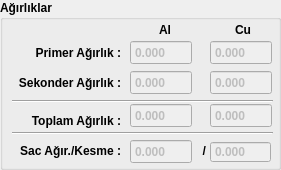
     <widget class="QGroupBox" name="groupBox_2">
      <property name="geometry">
       <rect>
        <x>490</x>
        <y>0</y>
        <width>281</width>
        <height>170</height>
       </rect>
      </property>
      <property name="font">
       <font>
        <weight>75</weight>
        <bold>true</bold>
       </font>
      </property>
      <property name="title">
       <string>Ağırlıklar</string>
      </property>
      <widget class="QLabel" name="label_28">
       <property name="geometry">
        <rect>
         <x>10</x>
         <y>45</y>
         <width>111</width>
         <height>16</height>
        </rect>
       </property>
       <property name="text">
        <string>Primer Ağırlık :</string>
       </property>
       <property name="alignment">
        <set>Qt::AlignRight|Qt::AlignTrailing|Qt::AlignVCenter</set>
       </property>
      </widget>
      <widget class="QDoubleSpinBox" name="doubleSpinBox_primeragirlik_al">
       <property name="enabled">
        <bool>false</bool>
       </property>
       <property name="geometry">
        <rect>
         <x>130</x>
         <y>40</y>
         <width>62</width>
         <height>25</height>
        </rect>
       </property>
       <property name="buttonSymbols">
        <enum>QAbstractSpinBox::NoButtons</enum>
       </property>
       <property name="decimals">
        <number>3</number>
       </property>
       <property name="maximum">
        <double>9999.989999999999782</double>
       </property>
      </widget>
      <widget class="QDoubleSpinBox" name="doubleSpinBox_sekonderagirlik_al">
       <property name="enabled">
        <bool>false</bool>
       </property>
       <property name="geometry">
        <rect>
         <x>130</x>
         <y>70</y>
         <width>62</width>
         <height>25</height>
        </rect>
       </property>
       <property name="buttonSymbols">
        <enum>QAbstractSpinBox::NoButtons</enum>
       </property>
       <property name="decimals">
        <number>3</number>
       </property>
       <property name="maximum">
        <double>9999.989999999999782</double>
       </property>
      </widget>
      <widget class="QLabel" name="label_29">
       <property name="geometry">
        <rect>
         <x>0</x>
         <y>75</y>
         <width>121</width>
         <height>16</height>
        </rect>
       </property>
       <property name="text">
        <string>Sekonder Ağırlık :</string>
       </property>
       <property name="alignment">
        <set>Qt::AlignRight|Qt::AlignTrailing|Qt::AlignVCenter</set>
       </property>
      </widget>
      <widget class="QLabel" name="label_30">
       <property name="geometry">
        <rect>
         <x>0</x>
         <y>108</y>
         <width>121</width>
         <height>25</height>
        </rect>
       </property>
       <property name="text">
        <string>Toplam Ağırlık :</string>
       </property>
       <property name="alignment">
        <set>Qt::AlignRight|Qt::AlignTrailing|Qt::AlignVCenter</set>
       </property>
      </widget>
      <widget class="QDoubleSpinBox" name="doubleSpinBox_toplamagirlik_al">
       <property name="enabled">
        <bool>false</bool>
       </property>
       <property name="geometry">
        <rect>
         <x>130</x>
         <y>103</y>
         <width>62</width>
         <height>25</height>
        </rect>
       </property>
       <property name="buttonSymbols">
        <enum>QAbstractSpinBox::NoButtons</enum>
       </property>
       <property name="decimals">
        <number>3</number>
       </property>
       <property name="maximum">
        <double>9999.989999999999782</double>
       </property>
      </widget>
      <widget class="QLabel" name="label_74">
       <property name="geometry">
        <rect>
         <x>150</x>
         <y>20</y>
         <width>21</width>
         <height>20</height>
        </rect>
       </property>
       <property name="text">
        <string>Al</string>
       </property>
       <property name="alignment">
        <set>Qt::AlignRight|Qt::AlignTrailing|Qt::AlignVCenter</set>
       </property>
      </widget>
      <widget class="QLabel" name="label_75">
       <property name="geometry">
        <rect>
         <x>230</x>
         <y>20</y>
         <width>21</width>
         <height>20</height>
        </rect>
       </property>
       <property name="text">
        <string>Cu</string>
       </property>
       <property name="alignment">
        <set>Qt::AlignRight|Qt::AlignTrailing|Qt::AlignVCenter</set>
       </property>
      </widget>
      <widget class="QDoubleSpinBox" name="doubleSpinBox_toplamagirlik_cu">
       <property name="enabled">
        <bool>false</bool>
       </property>
       <property name="geometry">
        <rect>
         <x>210</x>
         <y>103</y>
         <width>62</width>
         <height>25</height>
        </rect>
       </property>
       <property name="buttonSymbols">
        <enum>QAbstractSpinBox::NoButtons</enum>
       </property>
       <property name="decimals">
        <number>3</number>
       </property>
       <property name="maximum">
        <double>9999.989999999999782</double>
       </property>
      </widget>
      <widget class="QDoubleSpinBox" name="doubleSpinBox_primeragirlik_cu">
       <property name="enabled">
        <bool>false</bool>
       </property>
       <property name="geometry">
        <rect>
         <x>210</x>
         <y>40</y>
         <width>62</width>
         <height>25</height>
        </rect>
       </property>
       <property name="buttonSymbols">
        <enum>QAbstractSpinBox::NoButtons</enum>
       </property>
       <property name="decimals">
        <number>3</number>
       </property>
       <property name="maximum">
        <double>9999.989999999999782</double>
       </property>
      </widget>
      <widget class="QDoubleSpinBox" name="doubleSpinBox_sekonderagirlik_cu">
       <property name="enabled">
        <bool>false</bool>
       </property>
       <property name="geometry">
        <rect>
         <x>210</x>
         <y>70</y>
         <width>62</width>
         <height>25</height>
        </rect>
       </property>
       <property name="buttonSymbols">
        <enum>QAbstractSpinBox::NoButtons</enum>
       </property>
       <property name="decimals">
        <number>3</number>
       </property>
       <property name="maximum">
        <double>9999.989999999999782</double>
       </property>
      </widget>
      <widget class="Line" name="line_8">
       <property name="geometry">
        <rect>
         <x>12</x>
         <y>93</y>
         <width>261</width>
         <height>16</height>
        </rect>
       </property>
       <property name="orientation">
        <enum>Qt::Horizontal</enum>
       </property>
      </widget>
      <widget class="QDoubleSpinBox" name="doubleSpinBox_sacagirlik">
       <property name="enabled">
        <bool>false</bool>
       </property>
       <property name="geometry">
        <rect>
         <x>130</x>
         <y>139</y>
         <width>62</width>
         <height>25</height>
        </rect>
       </property>
       <property name="buttonSymbols">
        <enum>QAbstractSpinBox::NoButtons</enum>
       </property>
       <property name="decimals">
        <number>3</number>
       </property>
       <property name="maximum">
        <double>9999.989999999999782</double>
       </property>
      </widget>
      <widget class="QLabel" name="label_53">
       <property name="geometry">
        <rect>
         <x>0</x>
         <y>138</y>
         <width>121</width>
         <height>25</height>
        </rect>
       </property>
       <property name="text">
        <string>Sac Ağır./Kesme :</string>
       </property>
       <property name="alignment">
        <set>Qt::AlignRight|Qt::AlignTrailing|Qt::AlignVCenter</set>
       </property>
      </widget>
      <widget class="QDoubleSpinBox" name="doubleSpinBox_kesmeSacAgirlik">
       <property name="enabled">
        <bool>false</bool>
       </property>
       <property name="geometry">
        <rect>
         <x>210</x>
         <y>141</y>
         <width>61</width>
         <height>22</height>
        </rect>
       </property>
       <property name="buttonSymbols">
        <enum>QAbstractSpinBox::NoButtons</enum>
       </property>
       <property name="decimals">
        <number>3</number>
       </property>
       <property name="minimum">
        <double>-999.000000000000000</double>
       </property>
       <property name="maximum">
        <double>9999.989999999999782</double>
       </property>
      </widget>
      <widget class="QLabel" name="label_kesmeSacAgirlik">
       <property name="geometry">
        <rect>
         <x>190</x>
         <y>135</y>
         <width>16</width>
         <height>31</height>
        </rect>
       </property>
       <property name="layoutDirection">
        <enum>Qt::RightToLeft</enum>
       </property>
       <property name="text">
        <string>/</string>
       </property>
       <property name="alignment">
        <set>Qt::AlignRight|Qt::AlignTrailing|Qt::AlignVCenter</set>
       </property>
      </widget>
      <widget class="Line" name="line_10">
       <property name="geometry">
        <rect>
         <x>12</x>
         <y>125</y>
         <width>261</width>
         <height>16</height>
        </rect>
       </property>
       <property name="orientation">
        <enum>Qt::Horizontal</enum>
       </property>
      </widget>
     </widget>
